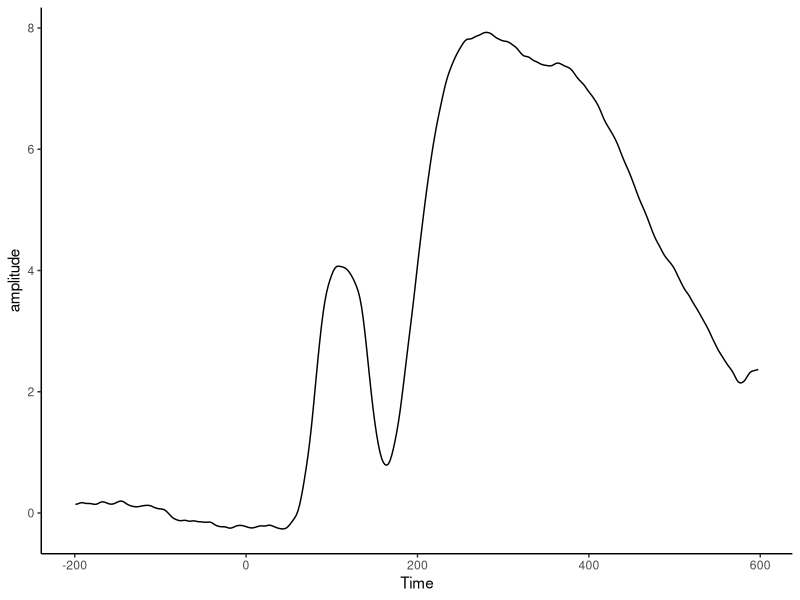
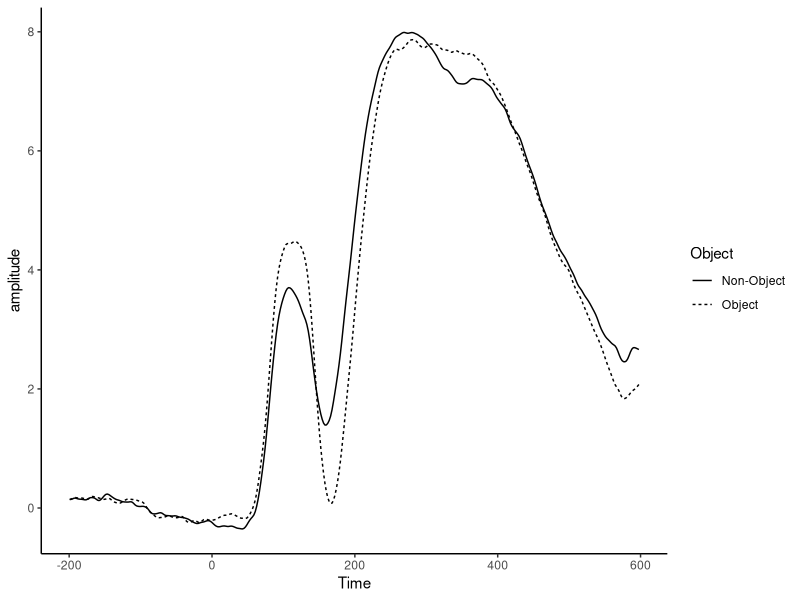
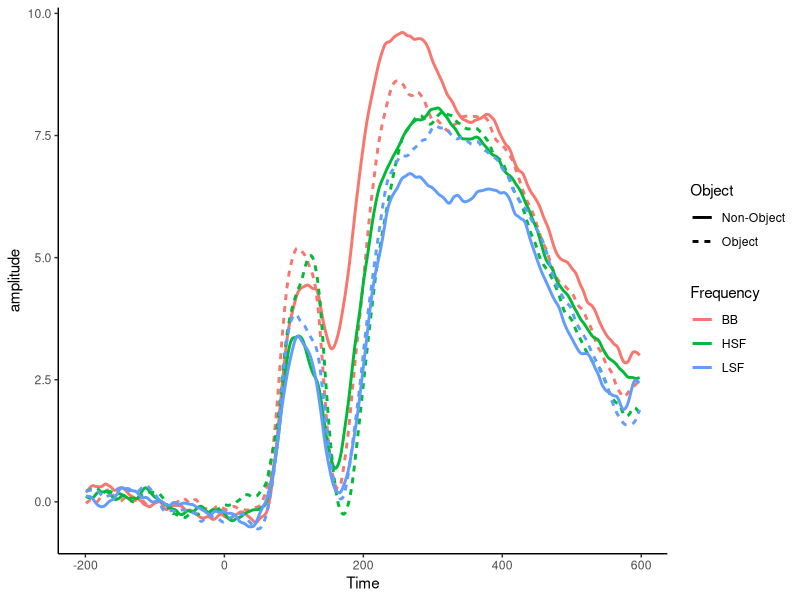
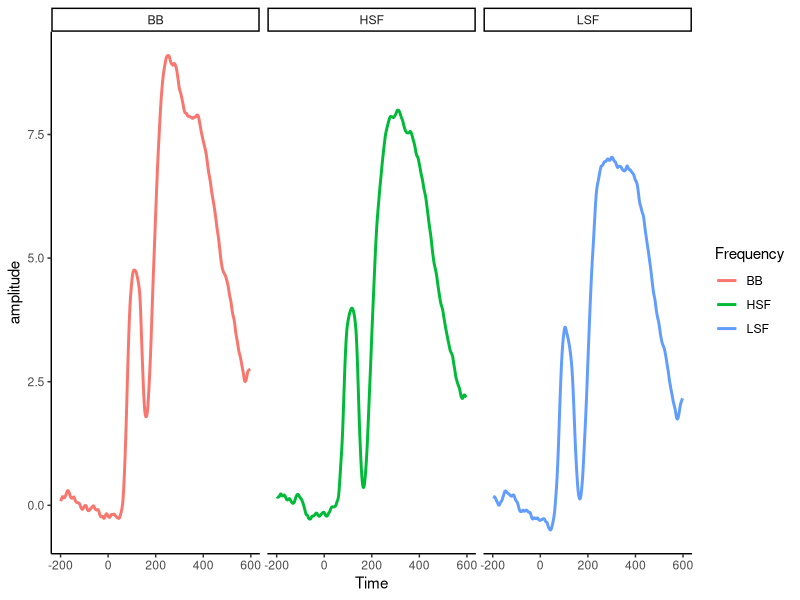
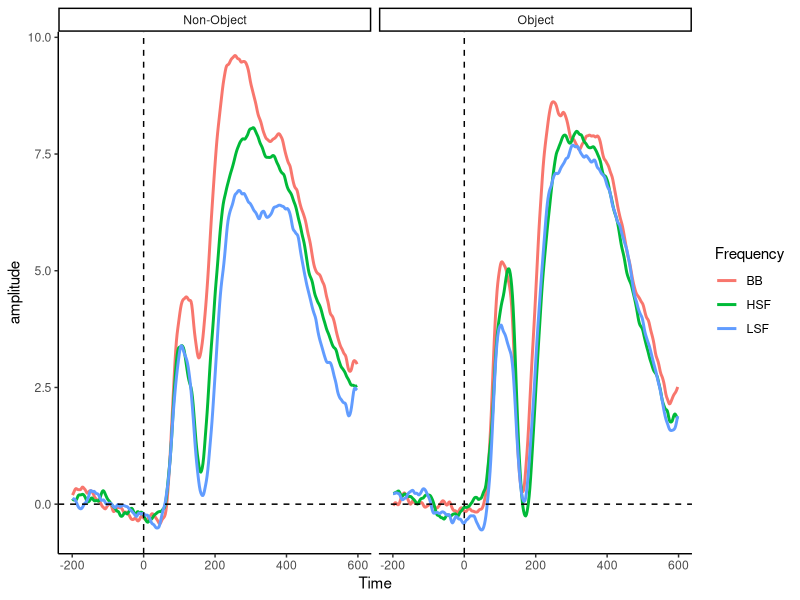
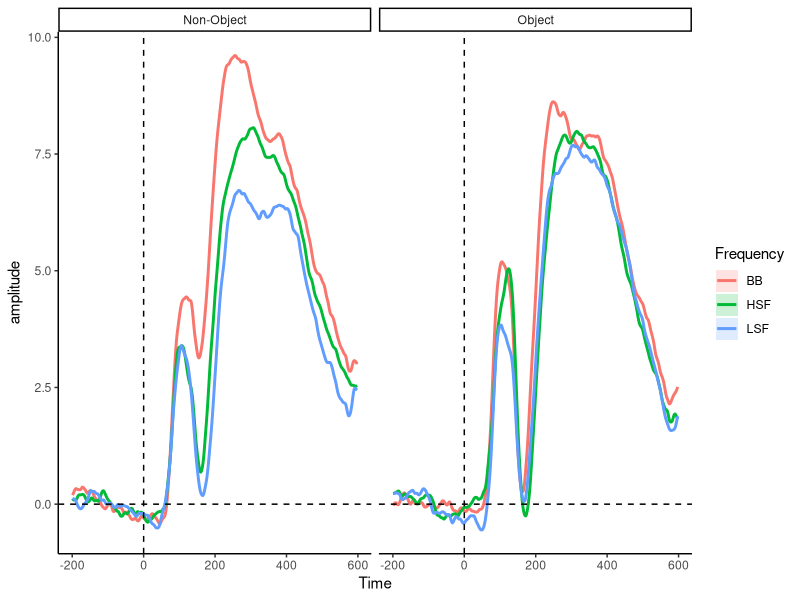

Write R code to recreate these figures, in order. (Note: this script raises an error after producing the figures.)
## ---- chunk 1

library(tidyverse)
## ---- chunk 2
ObjFreqERPs <- read_csv("../data/ObjFreqERPs.csv")
## ---- chunk 3
head(ObjFreqERPs)
glimpse(ObjFreqERPs)
ObjFreqERPs
## ---- chunk 4
final_df <- gather(ObjFreqERPs, condition, amplitude, -Subject, -Time)
head(final_df)
## ---- chunk 5
final_df <- separate(final_df, condition, into = c("Object", "Frequency"), sep = "/")
head(final_df)
## ---- chunk 6
theme_set(theme_classic())

ggplot(final_df, aes(x = Time, y = amplitude)) +
  stat_summary(fun.y = mean, geom = "line")
## ---- chunk 7
ggplot(final_df, aes(x = Time, y = amplitude, linetype = Object)) +
  stat_summary(fun.y = mean, geom = "line")
## ---- chunk 8
ggplot(final_df, aes(x = Time, y = amplitude, colour = Frequency, linetype = Object)) +
  stat_summary(fun.y = mean, geom = "line", size = 1)
## ---- chunk 9
ggplot(final_df, aes(x = Time, y = amplitude, colour = Frequency, fill = Frequency)) + 
  stat_summary(fun.y = mean, geom = "line", size = 1) + facet_wrap("Frequency")
## ---- chunk 10
ggplot(final_df, aes(x = Time, y = amplitude, colour = Frequency, fill = Frequency)) +
  stat_summary(fun.y = mean, geom = "line", size = 1) +
  facet_wrap("Object") +
  geom_vline(xintercept = 0, linetype = "dashed") + 
  geom_hline(yintercept = 0, linetype = "dashed")
## ---- chunk 11

plot_out <- ggplot(final_df, aes(x = Time, y = amplitude, colour = Frequency, fill = Frequency)) +
  stat_summary(fun.data = mean_cl_normal, geom = "ribbon", alpha = 0.2, colour = NA) +
  stat_summary(fun.y = mean, geom = "line", size = 1) +
  facet_wrap("Object") +
  geom_vline(xintercept = 0, linetype = "dashed") + 
  geom_hline(yintercept = 0, linetype = "dashed")

 ggsave("plot_out.png",plot_out)

 save(final_df, file = "../user_data/final_df.RData")

